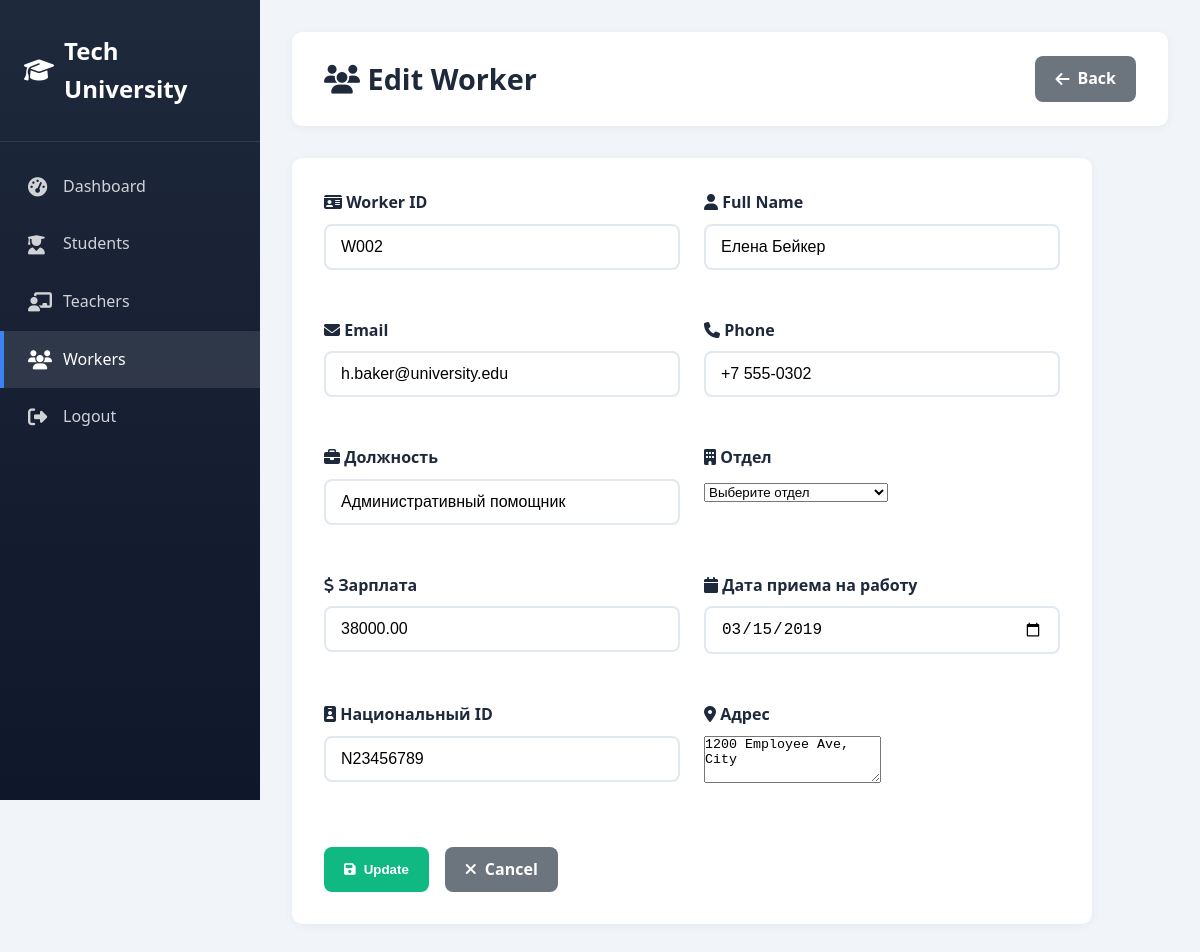
/admin/worker_form.php?edit=2 (signed in), run on the app's committed database.
### tables this page shows
CREATE TABLE IF NOT EXISTS workers (
    id INT AUTO_INCREMENT PRIMARY KEY,
    worker_id VARCHAR(20) UNIQUE NOT NULL,
    full_name VARCHAR(100) NOT NULL,
    email VARCHAR(100) NOT NULL,
    phone VARCHAR(20),
    position VARCHAR(50) NOT NULL,
    department VARCHAR(50) NOT NULL,
    salary DECIMAL(10,2) NOT NULL,
    hire_date DATE NOT NULL,
    address TEXT,
    national_id VARCHAR(20),
    created_at TIMESTAMP DEFAULT CURRENT_TIMESTAMP
);

### admin/worker_form.php (the view, shortened to what this page needs)
<?php
require_once '../config.php';
$edit_mode = false;
$worker = null;
if (isset($_GET['edit'])) {
    $edit_mode = true;
    $id = intval($_GET['edit']);
    $result = mysqli_query($conn, "SELECT * FROM workers WHERE id = $id");
    $worker = mysqli_fetch_assoc($result);
}
?>
<!DOCTYPE html>
<html lang="en">
<head>
    <link rel="stylesheet" href="../css/style.css">
    <link rel="stylesheet" href="css/admin.css">
    <link rel="stylesheet" href="https://cdnjs.cloudflare.com/ajax/libs/font-awesome/6.4.0/css/all.min.css">
</head>
<body class="admin-body">
    <div class="admin-wrapper">
        <aside class="sidebar">
            <div class="sidebar-header"><i class="fas fa-graduation-cap"></i><span>Tech University</span></div>
            <nav class="sidebar-nav">
                <a href="dashboard.php" class="nav-item"><i class="fas fa-tachometer-alt"></i><span>Dashboard</span></a>
                <a href="students.php" class="nav-item"><i class="fas fa-user-graduate"></i><span>Students</span></a>
                <a href="teachers.php" class="nav-item"><i class="fas fa-chalkboard-teacher"></i><span>Teachers</span></a>
                <a href="workers.php" class="nav-item active"><i class="fas fa-users"></i><span>Workers</span></a>
                <a href="logout.php" class="nav-item"><i class="fas fa-sign-out-alt"></i><span>Logout</span></a>
            </nav>
        </aside>
        <main class="main-content">
            <div class="page-header-admin">
                <h1><i class="fas fa-users"></i> <?php echo $edit_mode ? 'Edit' : 'Add'; ?> Worker</h1>
                <a href="workers.php" class="btn btn-secondary"><i class="fas fa-arrow-left"></i> Back</a>
            </div>
            <div class="form-container">
                <form method="POST">
                    <div class="form-row">
                        <div class="form-group">
                            <label><i class="fas fa-id-card"></i> Worker ID</label>
                            <input type="text" name="worker_id" required value="<?php echo $edit_mode ? $worker['worker_id'] : ''; ?>">
                        </div>
                        <div class="form-group">
                            <label><i class="fas fa-user"></i> Full Name</label>
                            <input type="text" name="full_name" required value="<?php echo $edit_mode ? $worker['full_name'] : ''; ?>">
                        </div>
                    </div>
                    <div class="form-row">
                        <div class="form-group">
                            <label><i class="fas fa-envelope"></i> Email</label>
                            <input type="email" name="email" required value="<?php echo $edit_mode ? $worker['email'] : ''; ?>">
                        </div>
                        <div class="form-group">
                            <label><i class="fas fa-phone"></i> Phone</label>
                            <input type="text" name="phone" value="<?php echo $edit_mode ? $worker['phone'] : ''; ?>">
                        </div>
                    </div>
                    <div class="form-row">
                        <div class="form-group">
                            <label><i class="fas fa-briefcase"></i> Должность</label>
                            <input type="text" name="position" required value="<?php echo $edit_mode ? $worker['position'] : ''; ?>">
                        </div>
                        <div class="form-group">
                            <label><i class="fas fa-building"></i> Отдел</label>
                            <select name="department" required>
                                <option value="">Выберите отдел</option>
                            </select>
                        </div>
                    </div>
                    <div class="form-row">
                        <div class="form-group">
                            <label><i class="fas fa-dollar-sign"></i> Зарплата</label>
                            <input type="number" name="salary" step="0.01" required value="<?php echo $edit_mode ? $worker['salary'] : ''; ?>">
                        </div>
                        <div class="form-group">
                            <label><i class="fas fa-calendar"></i> Дата приема на работу</label>
                            <input type="date" name="hire_date" required value="<?php echo $edit_mode ? $worker['hire_date'] : ''; ?>">
                        </div>
                    </div>
                    <div class="form-row">
                        <div class="form-group">
                            <label><i class="fas fa-id-badge"></i> Национальный ID</label>
                            <input type="text" name="national_id" value="<?php echo $edit_mode ? $worker['national_id'] : ''; ?>">
                        </div>
                        <div class="form-group">
                            <label><i class="fas fa-map-marker-alt"></i> Адрес</label>
                            <textarea name="address" rows="3"><?php echo $edit_mode ? $worker['address'] : ''; ?></textarea>
                        </div>
                    </div>
                    <div class="form-actions">
                        <button type="submit" class="btn btn-success"><i class="fas fa-save"></i> <?php echo $edit_mode ? 'Update' : 'Add'; ?></button>
                        <a href="workers.php" class="btn btn-secondary"><i class="fas fa-times"></i> Cancel</a>
                    </div>
                </form>
            </div>
        </main>
    </div>
</body>
</html>

### css/style.css (style rules this page uses)
* { margin: 0; padding: 0; box-sizing: border-box; }
:root { --primary-color: #2563eb; --secondary-color: #1e40af; --accent-color: #3b82f6; --dark-color: #1e293b; --light-color: #f8fafc; --text-color: #334155; --border-color: #e2e8f0; --success-color: #10b981; --warning-color: #f59e0b; --danger-color: #ef4444; }
body { font-family: 'Segoe UI', Tahoma, Geneva, Verdana, sans-serif; line-height: 1.6; color: var(--text-color); background: var(--light-color); }
.btn { display: inline-block; padding: 12px 30px; border-radius: 50px; text-decoration: none; font-weight: 600; transition: all 0.3s ease; border: 2px solid transparent; cursor: pointer; }
.btn-secondary { background: transparent; color: white; border-color: white; }

### admin/css/admin.css (style rules this page uses)
.form-group { margin-bottom: 1.5rem; }
.form-group label { display: block; margin-bottom: 0.5rem; color: var(--dark-color); font-weight: 600; }
.form-group input { width: 100%; padding: 12px 15px; border: 2px solid var(--border-color); border-radius: 8px; font-size: 1rem; transition: all 0.3s ease; }
.admin-body { background: #f1f5f9; }
.admin-wrapper { display: flex; min-height: 100vh; }
.sidebar { width: 260px; background: linear-gradient(180deg, var(--dark-color), #0f172a); color: white; position: fixed; height: 100vh; overflow-y: auto; }
.sidebar-header { padding: 2rem 1.5rem; font-size: 1.5rem; font-weight: bold; display: flex; align-items: center; gap: 10px; border-bottom: 1px solid rgba(255,255,255,0.1); }
.sidebar-nav { padding: 1rem 0; }
.nav-item { display: flex; align-items: center; gap: 15px; padding: 1rem 1.5rem; color: rgba(255,255,255,0.8); text-decoration: none; transition: all 0.3s ease; border-left: 4px solid transparent; }
.nav-item:hover, .nav-item.active { background: rgba(255,255,255,0.1); color: white; border-left-color: var(--accent-color); }
.nav-item i { font-size: 1.2rem; width: 20px; }
.main-content { flex: 1; margin-left: 260px; padding: 2rem; }
.page-header-admin { background: white; padding: 1.5rem 2rem; border-radius: 10px; margin-bottom: 2rem; display: flex; justify-content: space-between; align-items: center; box-shadow: 0 2px 10px rgba(0,0,0,0.05); }
.page-header-admin h1 { font-size: 1.8rem; color: var(--dark-color); }
.btn { padding: 10px 20px; border-radius: 8px; text-decoration: none; font-weight: 600; transition: all 0.3s ease; display: inline-flex; align-items: center; gap: 8px; border: none; cursor: pointer; }
.btn-success { background: var(--success-color); color: white; }
.btn-secondary { background: #6c757d; color: white; }
.form-container { background: white; padding: 2rem; border-radius: 10px; box-shadow: 0 2px 10px rgba(0,0,0,0.05); max-width: 800px; }
.form-row { display: grid; grid-template-columns: repeat(auto-fit, minmax(250px, 1fr)); gap: 1.5rem; margin-bottom: 1.5rem; }
.form-actions { display: flex; gap: 1rem; margin-top: 2rem; }

### data on the page
workers: worker_id "W002", full_name "Елена Бейкер", email "h.baker@university.edu", phone "+7 555-0302", position "Административный помощник", salary "38000.00", hire_date "03/15/2019", national_id "N23456789", address "1200 Employee Ave, City"
